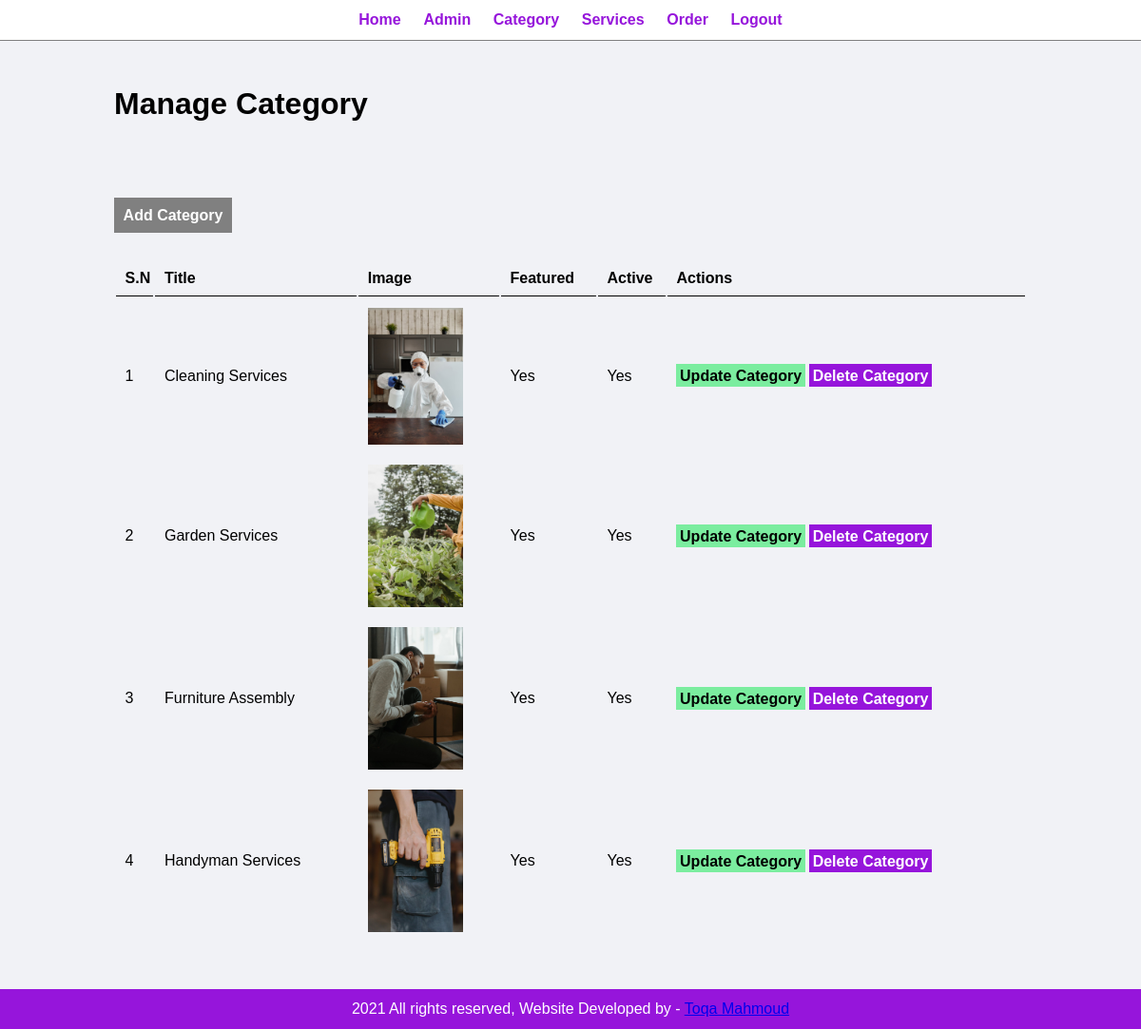
The app's page /admin/manage-category.php (signed in) with its own data.
### tables this page shows
CREATE TABLE `tbl_category` (
  `id` int(11) UNSIGNED NOT NULL,
  `title` varchar(100) NOT NULL,
  `image_name` varchar(255) NOT NULL,
  `featured` varchar(10) NOT NULL,
  `active` varchar(10) NOT NULL
);

### admin/manage-category.php (the view, shortened to what this page needs)
<?php include('partials/menu.php'); ?>
<div class="main">
    <div class="wrapper">
        <h1>Manage Category</h1>
        <br><br><br>
        <br><br>
        <a href="<?php echo SITEURL; ?>admin/add-category.php" class="btn-primary">Add Category</a>
        <br><br><br>
        <table class="tbl-full">
            <tr>
                <th>S.N</th>
                <th>Title</th>
                <th>Image</th>
                <th>Featured</th>
                <th>Active</th>
                <th>Actions</th>
            </tr>
            <?php
                $sql = "SELECT * FROM tbl_category";
                $res = mysqli_query($conn, $sql);
                $count = mysqli_num_rows($res);
                $sn = 1;
                if($count>0)
                {
                    while($rows=mysqli_fetch_assoc($res))
                    {
                        $id=$rows['id'];
                        $title=$rows['title'];
                        $image_name=$rows['image_name'];
                        $featured=$rows['featured'];
                        $active=$rows['active'];
                        ?>
                        <tr>
                            <td><?php echo $sn++; ?></td>
                            <td><?php echo $title; ?></td>
                        <td>
                                <?php
                                    if($image_name=="")
                                    {
                                        echo "<div class='error'> image not added </div>";
                                    }
                                    else
                                    {
                                        ?>
                                        <img src="<?php echo SITEURL; ?>images/category/<?php echo $image_name;?>" width="100px">
                                        <?php
                                    }
                                ?>
                            </td>
                            <td><?php echo $featured; ?></td>
                            <td><?php echo $active; ?></td>
                            <td>
                                <a href="<?php echo SITEURL; ?>admin/update-category.php?id= <?php echo $id; ?>" class="btn-secondary">Update Category</a>
                                <a href="<?php echo SITEURL; ?>admin/delete-category.php?id=<?php echo $id; ?>&image_name=<?php echo $image_name; ?>"class="btn-danger">Delete Category</a>
                            </td>
                        </tr>
                    <?php
                }
            }
            else
            {
                echo "<tr> <td clospan='6' class='error'> Service Not Added Yet </td> </tr>";
            }
    ?>
        </table>
    </div>
</div>
<?php include('partials/footer.php'); ?>

### css/admin.css (style rules this page uses)
* { margin: 0; padding: 0; font-family: Arial, Helvetica, sans-serif; }
.wrapper { padding: 1%; width: 80%; margin: 0 auto; }
.tbl-full { width: 100%; }
table tr th { border-bottom: 1px solid black; padding: 1%; text-align: left; }
table tr td { padding: 1%; }
.btn-primary { color: white; background-color: grey; padding: 1%; text-decoration: none; font-weight: bold; }
.btn-secondary { color: black; background-color: #7bed9f; padding: 1%; text-decoration: none; font-weight: bold; }
.btn-danger { color: white; background-color: #9615db; padding: 1%; text-decoration: none; font-weight: bold; }
.main { background-color: #f1f2f6; padding: 3% 0; }

### records on screen
tbl_category: title "Cleaning Services", image_name (picture), featured "Yes", active "Yes"
tbl_category: title "Garden Services", image_name (picture), featured "Yes", active "Yes"
tbl_category: title "Furniture Assembly", image_name (picture), featured "Yes", active "Yes"
tbl_category: title "Handyman Services", image_name (picture), featured "Yes", active "Yes"
